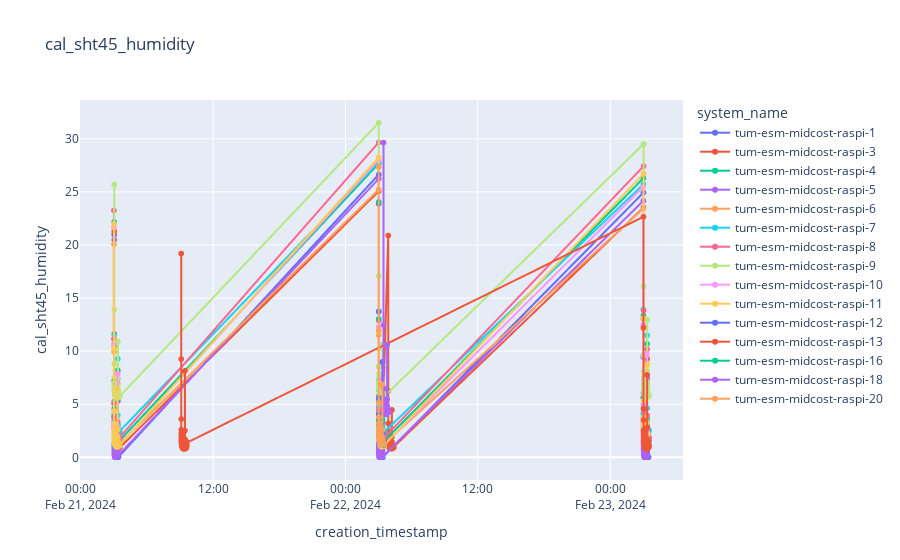

The code cell stored with this chart in its notebook:
### Code cell
plot_sensor_measurement(df,sensor_id,col_name="cal_sht45_humidity",filter= '10s')

### Figure 1 — Plotly figure (JSON) as saved in the notebook; plotly's stock layout.template omitted (floating-point values rounded to 4 significant figures; data arrays with more than 128 entries replaced by an {"elided": "..."} marker saying what was removed)
{"data": [{"hovertemplate": "system_name=tum-esm-midcost-raspi-1<br>creation_timestamp=%{x}<br>cal_sht45_humidity=%{y}<extra></extra>", "legendgroup": "tum-esm-midcost-raspi-1", "line": {"color": "#636efa", "dash": "solid"}, "marker": {"symbol": "circle"}, "mode": "lines+markers", "name": "tum-esm-midcost-raspi-1", "showlegend": true, "type": "scattergl", "x": {"elided": "174 str values"}, "xaxis": "x", "y": {"elided": "174 float values"}, "yaxis": "y"}, {"hovertemplate": "system_name=tum-esm-midcost-raspi-3<br>creation_timestamp=%{x}<br>cal_sht45_humidity=%{y}<extra></extra>", "legendgroup": "tum-esm-midcost-raspi-3", "line": {"color": "#EF553B", "dash": "solid"}, "marker": {"symbol": "circle"}, "mode": "lines+markers", "name": "tum-esm-midcost-raspi-3", "showlegend": true, "type": "scattergl", "x": {"elided": "668 str values"}, "xaxis": "x", "y": {"elided": "668 float values"}, "yaxis": "y"}, {"hovertemplate": "system_name=tum-esm-midcost-raspi-4<br>creation_timestamp=%{x}<br>cal_sht45_humidity=%{y}<extra></extra>", "legendgroup": "tum-esm-midcost-raspi-4", "line": {"color": "#00cc96", "dash": "solid"}, "marker": {"symbol": "circle"}, "mode": "lines+markers", "name": "tum-esm-midcost-raspi-4", "showlegend": true, "type": "scattergl", "x": {"elided": "543 str values"}, "xaxis": "x", "y": {"elided": "543 float values"}, "yaxis": "y"}, {"hovertemplate": "system_name=tum-esm-midcost-raspi-5<br>creation_timestamp=%{x}<br>cal_sht45_humidity=%{y}<extra></extra>", "legendgroup": "tum-esm-midcost-raspi-5", "line": {"color": "#ab63fa", "dash": "solid"}, "marker": {"symbol": "circle"}, "mode": "lines+markers", "name": "tum-esm-midcost-raspi-5", "showlegend": true, "type": "scattergl", "x": ["2024-02-21T03:02:00+00:00", "2024-02-21T03:02:10+00:00", "2024-02-21T03:02:20+00:00", "2024-02-21T03:02:30+00:00", "2024-02-21T03:02:40+00:00", "2024-02-21T03:02:50+00:00", "2024-02-21T03:03:00+00:00", "2024-02-21T03:03:10+00:00", "2024-02-21T03:03:20+00:00", "2024-02-21T03:03:30+00:00", "2024-02-21T03:03:40+00:00", "2024-02-21T03:03:50+00:00", "2024-02-21T03:04:00+00:00", "2024-02-21T03:04:10+00:00", "2024-02-21T03:04:20+00:00", "2024-02-21T03:04:30+00:00", "2024-02-21T03:04:40+00:00", "2024-02-21T03:04:50+00:00", "2024-02-21T03:05:10+00:00", "2024-02-21T03:22:10+00:00", "2024-02-21T03:22:20+00:00", "2024-02-21T03:22:30+00:00", "2024-02-22T03:01:00+00:00", "2024-02-22T03:01:10+00:00", "2024-02-22T03:01:20+00:00", "2024-02-22T03:01:30+00:00", "2024-02-22T03:01:40+00:00", "2024-02-22T03:01:50+00:00", "2024-02-22T03:02:00+00:00", "2024-02-22T03:02:10+00:00", "2024-02-22T03:02:20+00:00", "2024-02-22T03:02:30+00:00", "2024-02-22T03:02:40+00:00", "2024-02-22T03:02:50+00:00", "2024-02-22T03:03:00+00:00", "2024-02-22T03:03:10+00:00", "2024-02-22T03:21:10+00:00", "2024-02-22T03:21:20+00:00", "2024-02-22T03:21:30+00:00", "2024-02-23T03:01:10+00:00", "2024-02-23T03:01:20+00:00", "2024-02-23T03:01:30+00:00", "2024-02-23T03:01:40+00:00", "2024-02-23T03:01:50+00:00", "2024-02-23T03:02:00+00:00", "2024-02-23T03:02:10+00:00", "2024-02-23T03:02:20+00:00", "2024-02-23T03:02:30+00:00", "2024-02-23T03:02:40+00:00", "2024-02-23T03:02:50+00:00", "2024-02-23T03:03:00+00:00", "2024-02-23T03:03:10+00:00", "2024-02-23T03:03:20+00:00", "2024-02-23T03:03:30+00:00", "2024-02-23T03:03:40+00:00", "2024-02-23T03:03:50+00:00", "2024-02-23T03:04:00+00:00", "2024-02-23T03:04:10+00:00", "2024-02-23T03:04:20+00:00", "2024-02-23T03:04:30+00:00", "2024-02-23T03:04:40+00:00", "2024-02-23T03:04:50+00:00", "2024-02-23T03:05:00+00:00", "2024-02-23T03:05:10+00:00", "2024-02-23T03:05:20+00:00", "2024-02-23T03:05:30+00:00", "2024-02-23T03:05:40+00:00", "2024-02-23T03:21:20+00:00", "2024-02-23T03:21:30+00:00", "2024-02-23T03:21:40+00:00", "2024-02-23T03:21:50+00:00", "2024-02-23T03:22:00+00:00"], "xaxis": "x", "y": [20.51, 7.01, 1.91, 1.06, 0.8, 0.63, 0.56, 0.42, 0.39, 0.3, 0.25, 0.26, 0.16, 0.15, 0.11, 0.1, 0.01, 0.04, 0.01, 5.5, 0.69, 0.16, 26.24, 8.56, 2.27, 1.36, 0.94, 0.7, 0.55, 0.45, 0.33, 0.25, 0.17, 0.15, 0.03, 0.02, 5.3, 0.61, 0.07, 24.17, 9.43, 2.62, 1.54, 1.21, 1.01, 0.82, 0.75, 0.64, 0.61, 0.51, 0.45, 0.4, 0.35, 0.32, 0.29, 0.19, 0.22, 0.15, 0.13, 0.13, 0.18, 0.1, 0.13, 0.02, 0.05, 0.02, 0.03, 7.5, 1.19, 0.34, 0.16, 0.04], "yaxis": "y"}, {"hovertemplate": "system_name=tum-esm-midcost-raspi-6<br>creation_timestamp=%{x}<br>cal_sht45_humidity=%{y}<extra></extra>", "legendgroup": "tum-esm-midcost-raspi-6", "line": {"color": "#FFA15A", "dash": "solid"}, "marker": {"symbol": "circle"}, "mode": "lines+markers", "name": "tum-esm-midcost-raspi-6", "showlegend": true, "type": "scattergl", "x": {"elided": "546 str values"}, "xaxis": "x", "y": {"elided": "546 float values"}, "yaxis": "y"}, {"hovertemplate": "system_name=tum-esm-midcost-raspi-7<br>creation_timestamp=%{x}<br>cal_sht45_humidity=%{y}<extra></extra>", "legendgroup": "tum-esm-midcost-raspi-7", "line": {"color": "#19d3f3", "dash": "solid"}, "marker": {"symbol": "circle"}, "mode": "lines+markers", "name": "tum-esm-midcost-raspi-7", "showlegend": true, "type": "scattergl", "x": {"elided": "546 str values"}, "xaxis": "x", "y": {"elided": "546 float values"}, "yaxis": "y"}, {"hovertemplate": "system_name=tum-esm-midcost-raspi-8<br>creation_timestamp=%{x}<br>cal_sht45_humidity=%{y}<extra></extra>", "legendgroup": "tum-esm-midcost-raspi-8", "line": {"color": "#FF6692", "dash": "solid"}, "marker": {"symbol": "circle"}, "mode": "lines+markers", "name": "tum-esm-midcost-raspi-8", "showlegend": true, "type": "scattergl", "x": {"elided": "546 str values"}, "xaxis": "x", "y": {"elided": "546 float values"}, "yaxis": "y"}, {"hovertemplate": "system_name=tum-esm-midcost-raspi-9<br>creation_timestamp=%{x}<br>cal_sht45_humidity=%{y}<extra></extra>", "legendgroup": "tum-esm-midcost-raspi-9", "line": {"color": "#B6E880", "dash": "solid"}, "marker": {"symbol": "circle"}, "mode": "lines+markers", "name": "tum-esm-midcost-raspi-9", "showlegend": true, "type": "scattergl", "x": {"elided": "546 str values"}, "xaxis": "x", "y": {"elided": "546 float values"}, "yaxis": "y"}, {"hovertemplate": "system_name=tum-esm-midcost-raspi-10<br>creation_timestamp=%{x}<br>cal_sht45_humidity=%{y}<extra></extra>", "legendgroup": "tum-esm-midcost-raspi-10", "line": {"color": "#FF97FF", "dash": "solid"}, "marker": {"symbol": "circle"}, "mode": "lines+markers", "name": "tum-esm-midcost-raspi-10", "showlegend": true, "type": "scattergl", "x": {"elided": "545 str values"}, "xaxis": "x", "y": {"elided": "545 float values"}, "yaxis": "y"}, {"hovertemplate": "system_name=tum-esm-midcost-raspi-11<br>creation_timestamp=%{x}<br>cal_sht45_humidity=%{y}<extra></extra>", "legendgroup": "tum-esm-midcost-raspi-11", "line": {"color": "#FECB52", "dash": "solid"}, "marker": {"symbol": "circle"}, "mode": "lines+markers", "name": "tum-esm-midcost-raspi-11", "showlegend": true, "type": "scattergl", "x": {"elided": "543 str values"}, "xaxis": "x", "y": {"elided": "543 float values"}, "yaxis": "y"}, {"hovertemplate": "system_name=tum-esm-midcost-raspi-12<br>creation_timestamp=%{x}<br>cal_sht45_humidity=%{y}<extra></extra>", "legendgroup": "tum-esm-midcost-raspi-12", "line": {"color": "#636efa", "dash": "solid"}, "marker": {"symbol": "circle"}, "mode": "lines+markers", "name": "tum-esm-midcost-raspi-12", "showlegend": true, "type": "scattergl", "x": {"elided": "182 str values"}, "xaxis": "x", "y": {"elided": "182 float values"}, "yaxis": "y"}, {"hovertemplate": "system_name=tum-esm-midcost-raspi-13<br>creation_timestamp=%{x}<br>cal_sht45_humidity=%{y}<extra></extra>", "legendgroup": "tum-esm-midcost-raspi-13", "line": {"color": "#EF553B", "dash": "solid"}, "marker": {"symbol": "circle"}, "mode": "lines+markers", "name": "tum-esm-midcost-raspi-13", "showlegend": true, "type": "scattergl", "x": {"elided": "360 str values"}, "xaxis": "x", "y": {"elided": "360 float values"}, "yaxis": "y"}, {"hovertemplate": "system_name=tum-esm-midcost-raspi-16<br>creation_timestamp=%{x}<br>cal_sht45_humidity=%{y}<extra></extra>", "legendgroup": "tum-esm-midcost-raspi-16", "line": {"color": "#00cc96", "dash": "solid"}, "marker": {"symbol": "circle"}, "mode": "lines+markers", "name": "tum-esm-midcost-raspi-16", "showlegend": true, "type": "scattergl", "x": {"elided": "182 str values"}, "xaxis": "x", "y": {"elided": "182 float values"}, "yaxis": "y"}, {"hovertemplate": "system_name=tum-esm-midcost-raspi-18<br>creation_timestamp=%{x}<br>cal_sht45_humidity=%{y}<extra></extra>", "legendgroup": "tum-esm-midcost-raspi-18", "line": {"color": "#ab63fa", "dash": "solid"}, "marker": {"symbol": "circle"}, "mode": "lines+markers", "name": "tum-esm-midcost-raspi-18", "showlegend": true, "type": "scattergl", "x": {"elided": "181 str values"}, "xaxis": "x", "y": {"elided": "181 float values"}, "yaxis": "y"}, {"hovertemplate": "system_name=tum-esm-midcost-raspi-20<br>creation_timestamp=%{x}<br>cal_sht45_humidity=%{y}<extra></extra>", "legendgroup": "tum-esm-midcost-raspi-20", "line": {"color": "#FFA15A", "dash": "solid"}, "marker": {"symbol": "circle"}, "mode": "lines+markers", "name": "tum-esm-midcost-raspi-20", "showlegend": true, "type": "scattergl", "x": {"elided": "182 str values"}, "xaxis": "x", "y": {"elided": "182 float values"}, "yaxis": "y"}], "layout": {"legend": {"title": {"text": "system_name"}, "tracegroupgap": 0}, "title": {"text": "cal_sht45_humidity"}, "xaxis": {"anchor": "y", "domain": [0, 1], "title": {"text": "creation_timestamp"}}, "yaxis": {"anchor": "x", "domain": [0, 1], "title": {"text": "cal_sht45_humidity"}}}}
